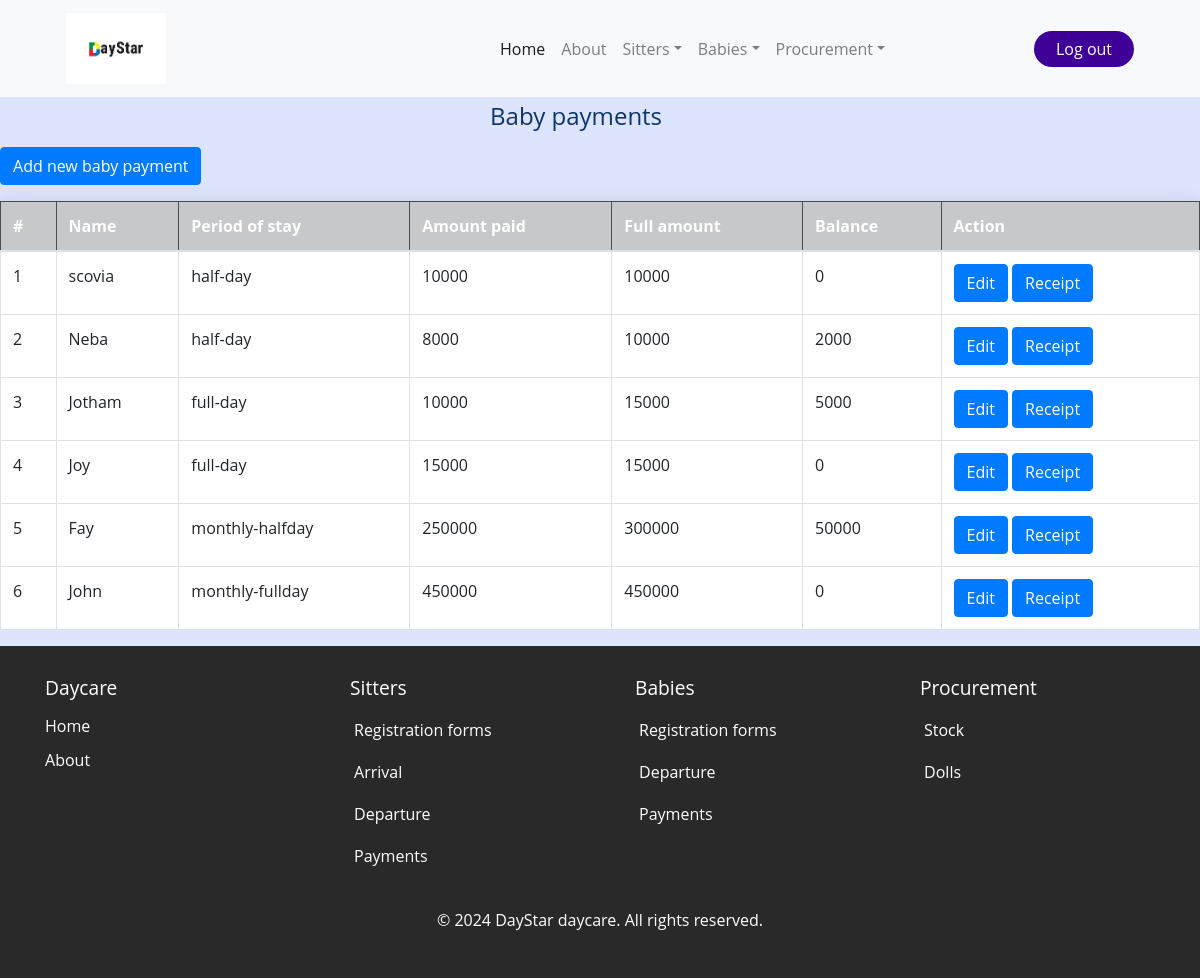
The app's page /baby_pay/ (signed in), older data.
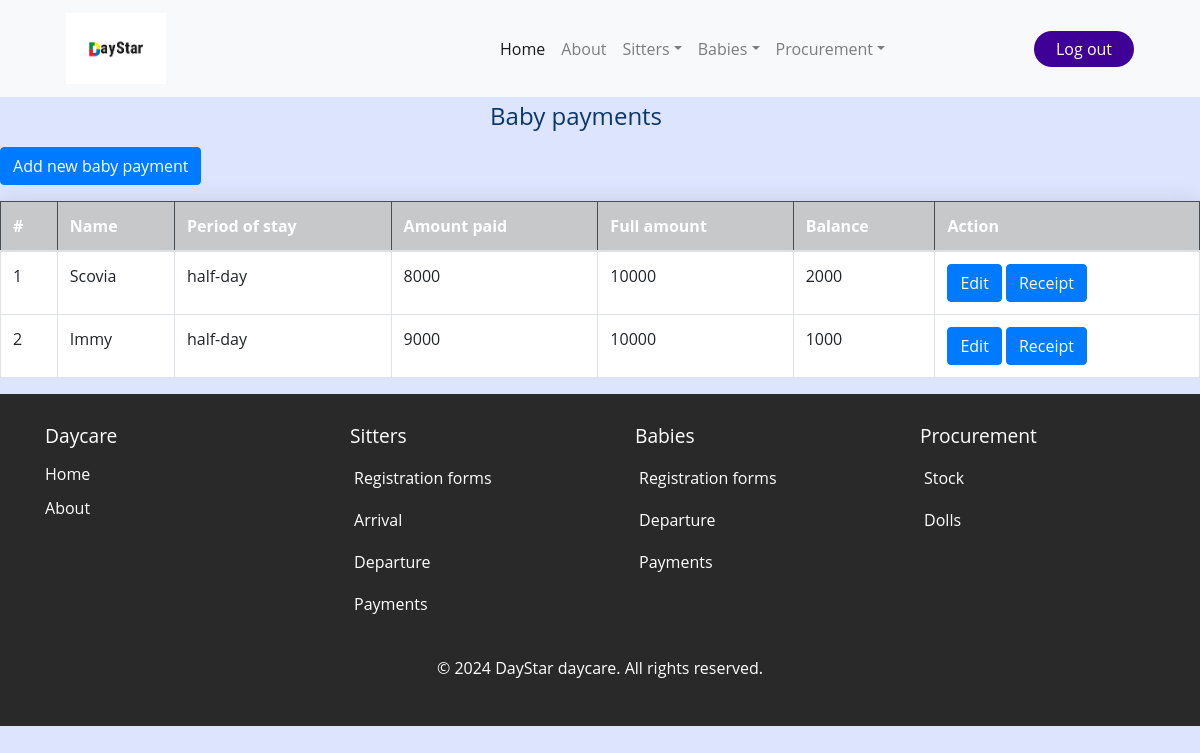
The same page, newer data.
### daystarApp/models.py (models this page shows, shortened)
class BabyPayment(models.Model):
    baby_id = models.AutoField(primary_key=True)
    name_of_baby = models.ForeignKey(Baby, on_delete=models.CASCADE)
    period_of_stay = models.CharField(choices=[('half-day', 'Half-day'),('full-day', 'Full-day'),('monthly-halfday','Monthly-halfday'),('monthly-fullday','Monthly-fullday')], max_length=100)
    amount_paid = models.IntegerField(default=0)
    original_amount = models.IntegerField(default=0)
    date = models.DateField(default=timezone.now)
    parent_name = models.CharField(max_length=20)
    amount_due = models.IntegerField(default=0)
    def baby_payment(self):
        b_payment = self.original_amount - self.amount_paid
        return int(b_payment)

class Baby(models.Model):
    baby_id = models.AutoField(primary_key=True)
    baby_name = models.CharField( max_length=20)
    baby_gender = models.CharField( max_length=20 )
    date_of_birth = models.DateField( default=timezone.now)
    baby_location = models.CharField( max_length=20)
    parents_name = models.CharField( max_length=20)
    period_of_stay = models.CharField(choices=[('half-day', 'Half-day'),('full-day', 'Full-day')], max_length=100)
    registration_date = models.DateField(default=timezone.now)
    baby_bringer = models.CharField( max_length=20)
    time_in = models.TimeField()
    Assigned_to=models.ForeignKey(Sitter_arrival,on_delete=models.CASCADE)
    def __str__(self):
        return self.baby_name

### daystarApp/views.py (the view)
# urls.py: path('baby_pay/', views.baby_pay, name='baby_pay'),
@login_required
def baby_pay(request):
    baby_payment = BabyPayment.objects.all()
    return render(request, 'daystarApp/baby_pay.html', {'baby_payment':baby_payment})

### daystarApp/templates/daystarApp/baby_pay.html (shortened to what this page needs)
{% extends 'daystarApp/base.html' %}
{% load static %}
{% block content%}
</head>
<body>
<h4 class="mb-3">Baby payments</h4>
<a href="/add_baby_payment" class="btn btn-primary mb-3">Add new baby payment</a>
<div class="table_container">
<div class="table-responsive">
    <table class="table table-bordered table-hover">
        <thead class="table-dark">
            <tr class="table-dark">
                <th scope="col">#</th>
                <th scope="col">Name</th>
                <th scope="col">Period of stay</th>
                <th scope="col">Amount paid</th>
                <th scope="col">Full amount</th>
                <th scope="col">Balance</th>
                <th scope="col">Action</th>
            </tr>
        </thead>
        <tbody>
            {% for baby in baby_payment %}
            <tr style="background-color: white;">
                <td>{{ baby.baby_id }}</td>
                <td>{{ baby.name_of_baby }}</td>
                <td>{{ baby.period_of_stay }}</td>
                <td>{{ baby.amount_paid }}</td>
                <td>{{ baby.original_amount }}</td>
                <td>{{ baby.baby_payment }}</td>
                <td>
                    <a href="/edit_baby_payment/{{ baby.baby_id }}" class="btn btn-primary">Edit</a>
                    <a href="/baby_receipt/" class="btn btn-primary">Receipt</a>
                </td>
            </tr>
            {% endfor %}
        </tbody>
    </table>
</div>
</div>
{% endblock %}

### daystarApp/templates/daystarApp/base.html (shortened to what this page needs)
{% load static %}
<!DOCTYPE html>
<html lang="en">
<head>
  <link rel="stylesheet" href="https://cdn.jsdelivr.net/npm/bootstrap@4.4.1/dist/css/bootstrap.min.css"
>
  <link rel="stylesheet" href="{% static 'css/base.css' %}">
  <link rel="stylesheet" href="{% static 'css/home.css' %}">
  <link rel="stylesheet" href="{% static 'css/home1.css' %}">
  <link rel="stylesheet" href="path/to/font-awesome/css/font-awesome.min.css">
</head>
<body>
     <nav class="navbar navbar-expand-lg navbar-light bg-light">
    <a class="navbar-brand" style="margin-left: 50px;" href="#"><img src="{% static 'css/images/logo3.png' %}"
        style="width: 100px;" alt=""></a>
    <div class="collapse navbar-collapse" id="navbarNav">
      <ul class="navbar-nav" style="margin-left: 300px; padding: 10px;">
        <li class="nav-item active">
          <a class="nav-link" href="{% url 'home' %}">Home <span class="sr-only">(current)</span></a>
        </li>
        <li class="nav-item">
          <a class="nav-link" href="{% url 'about_us' %}">About</a>
        </li>
        <li class="nav-item  dropdown">
          <a class="nav-link dropdown-toggle" href="#" id="navbarDropdown1" role="button" data-toggle="dropdown"
            aria-haspopup="true" aria-expanded="false">Sitters</a>
        </li>
        <li class="nav-item dropdown">
          <a class="nav-link dropdown-toggle" href="#" id="navbarDropdown2" role="button" data-toggle="dropdown"
            aria-haspopup="true" aria-expanded="false">Babies</a>
        </li>
        <li class="nav-item dropdown">
          <a class="nav-link dropdown-toggle" href="#" id="navbarDropdown3" role="button" data-toggle="dropdown"
            aria-haspopup="true" aria-expanded="false">Procurement</a>
        </li>
      </ul>
    </div>
    <a href=" {% url "index" %} " class="split" style="margin-right: 50px; padding: 6px; border: 10px ; border-radius: 20px; width: 100px;
        text-align: center;  background:#3f0097; color: white;  text-decoration: none;">Log out</a>
  </nav>
    {% block content %}
    {% endblock %}
    <footer>
      <div class="container">
        <div class="row">
          <div class="col-md-3">
            <h3>Daycare</h3>
            <ul>
              <li><a href="{% url 'home' %}">Home</a></li>
              <li><a href="{% url 'about_us' %}">About</a></li>
            </ul>
          </div>
          <div class="col-md-3">
            <h3 style="margin-left:20px;">Sitters</h3>
            <ul>
              <li><a class="dropdown-item" style="color:white;" href="{% url 'sit_reg_form' %}">Registration forms</a></li>
              <li><a class="dropdown-item" style="color:white;" href="{% url 'sit_arrival' %}">Arrival</a></li>
              <li><a class="dropdown-item" style="color:white;" href="{% url 'baby_depart' %}">Departure</a></li>
              <li><a class="dropdown-item" style="color:white;" href="{% url 'sit_payments' %}">Payments</a></li>
            </ul>
          </div>
          <div class="col-md-3">
            <h3 style="margin-left:20px;">Babies</h3>
            <ul>
              <li><a class="dropdown-item" style="color:white;" href="{%  url 'beb_reg_form' %}">Registration forms</a></li>
              <li><a class="dropdown-item" style="color:white;" href="{% url 'baby_depart' %}">Departure</a></li>
              <li> <a class="dropdown-item" style="color:white;" href="{% url 'baby_pay' %}">Payments</a></li>
            </ul>
          </div>
          <div class="col-md-3">
            <h3 style="margin-left:20px;">Procurement</h3>
            <ul>
              <li><a class="dropdown-item" style="color:white;" href="{% url 'stock_list' %}">Stock</a></li>
              <li><a class="dropdown-item" style="color:white;" href="{% url 'doll_list' %}">Dolls</a></li>
            </ul>
          </div>
        </div>
      </div>
      <div class="copyright">
        <p>&copy; 2024 DayStar daycare. All rights reserved.</p>
      </div>
    </footer>
</body>
</html>

### static/css/base.css (style rules this page uses)
footer { background-color: #292929; color: #fff; padding: 30px 0; }
footer h3 { margin-bottom: 15px; font-size: 1.2em; }
footer ul { list-style: none; padding: 0; }
footer ul li { margin-bottom: 10px; }
footer a { color: inherit; text-decoration: none; }
footer .copyright { text-align: center; margin-top: 20px; }

### static/css/home.css (style rules this page uses)
* { margin: 0; padding: 0; box-sizing: border-box; font-family: "Open Sans", Helvetica, Arial, sans-serif; }
:root { --background-color1: #fafaff; --background-color2: #ffffff; --background-color3: #ededed; --background-color4: #cad7fda4; --primary-color: #4b49ac; --secondary-color: #0c007d; --Border-color: #3f0097; --one-use-color: #3f0097; --two-use-color: #5500cb; }
body { background-color: var(--background-color4); max-width: 100%; overflow-x: hidden; }

### daystarApp/templates/daystarApp/baby_pay.html (style rules this page uses)
.table-responsive { box-shadow: 0 0 20px rgba(0, 0, 0, 0.1); }
h4 { margin-left:490px; margin-top:5px ; }
.table-responsive { overflow-x: auto; }
h4 { margin-left: 490px; margin-top: 5px; color:#0C356A; }

Row changes from the older to the newer data that the page shows:
removed BabyPayment: baby_id "3", name_of_baby "Jotham", period_of_stay "full-day", amount_paid "10000", original_amount "15000", baby_payment "5000"
removed BabyPayment: baby_id "4", name_of_baby "Joy", period_of_stay "full-day", amount_paid "15000", original_amount "15000", baby_payment "0"
removed BabyPayment: baby_id "5", name_of_baby "Fay", period_of_stay "monthly-halfday", amount_paid "250000", original_amount "300000", baby_payment "50000"
removed BabyPayment: baby_id "6", name_of_baby "John", period_of_stay "monthly-fullday", amount_paid "450000", original_amount "450000", baby_payment "0"
changed BabyPayment id 1: name_of_baby "scovia" → "Scovia"; amount_paid "10000" → "8000"; baby_payment "0" → "2000"
changed BabyPayment id 2: name_of_baby "Neba" → "Immy"; amount_paid "8000" → "9000"; baby_payment "2000" → "1000"
